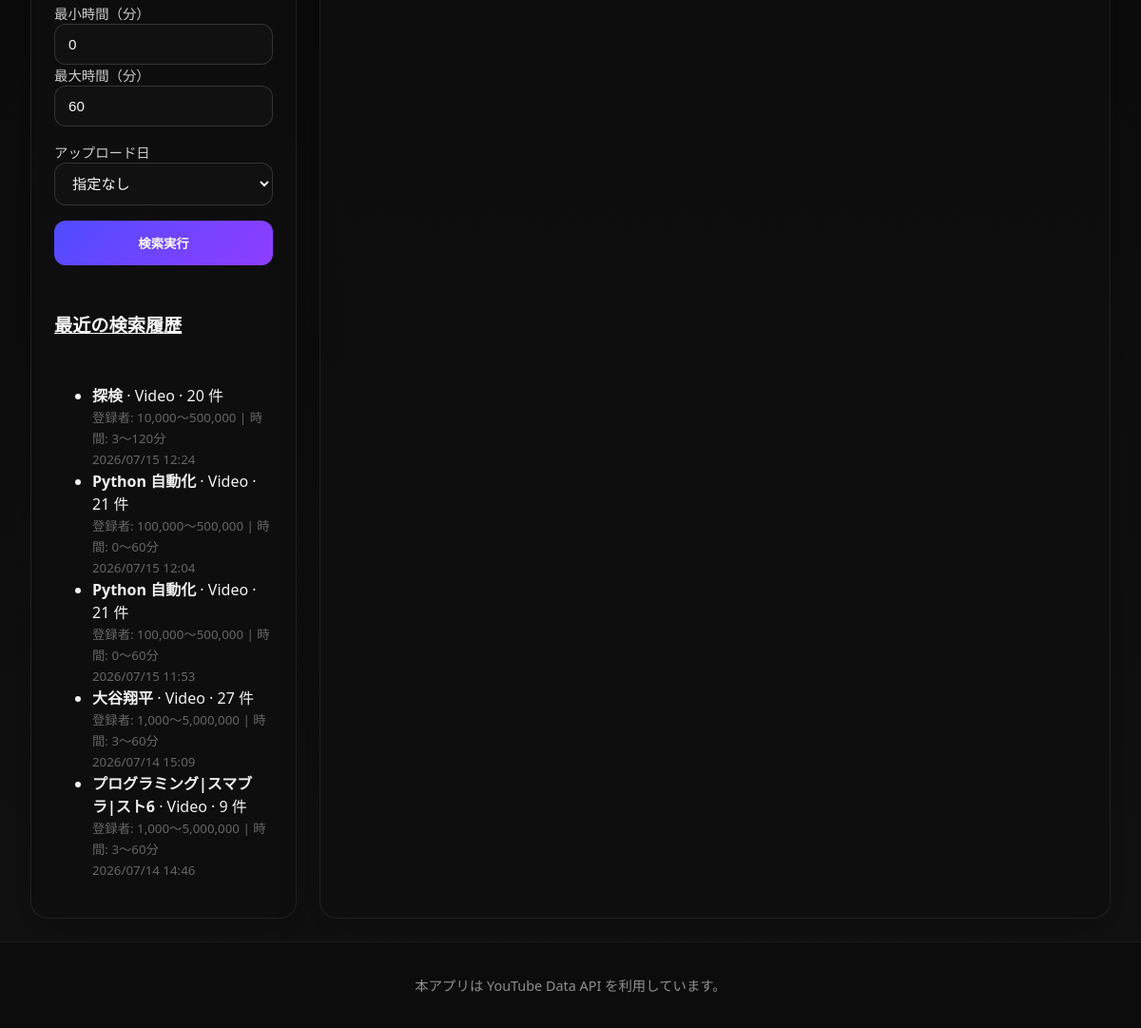
/ (lower part), run on an earlier commit of the app's database.
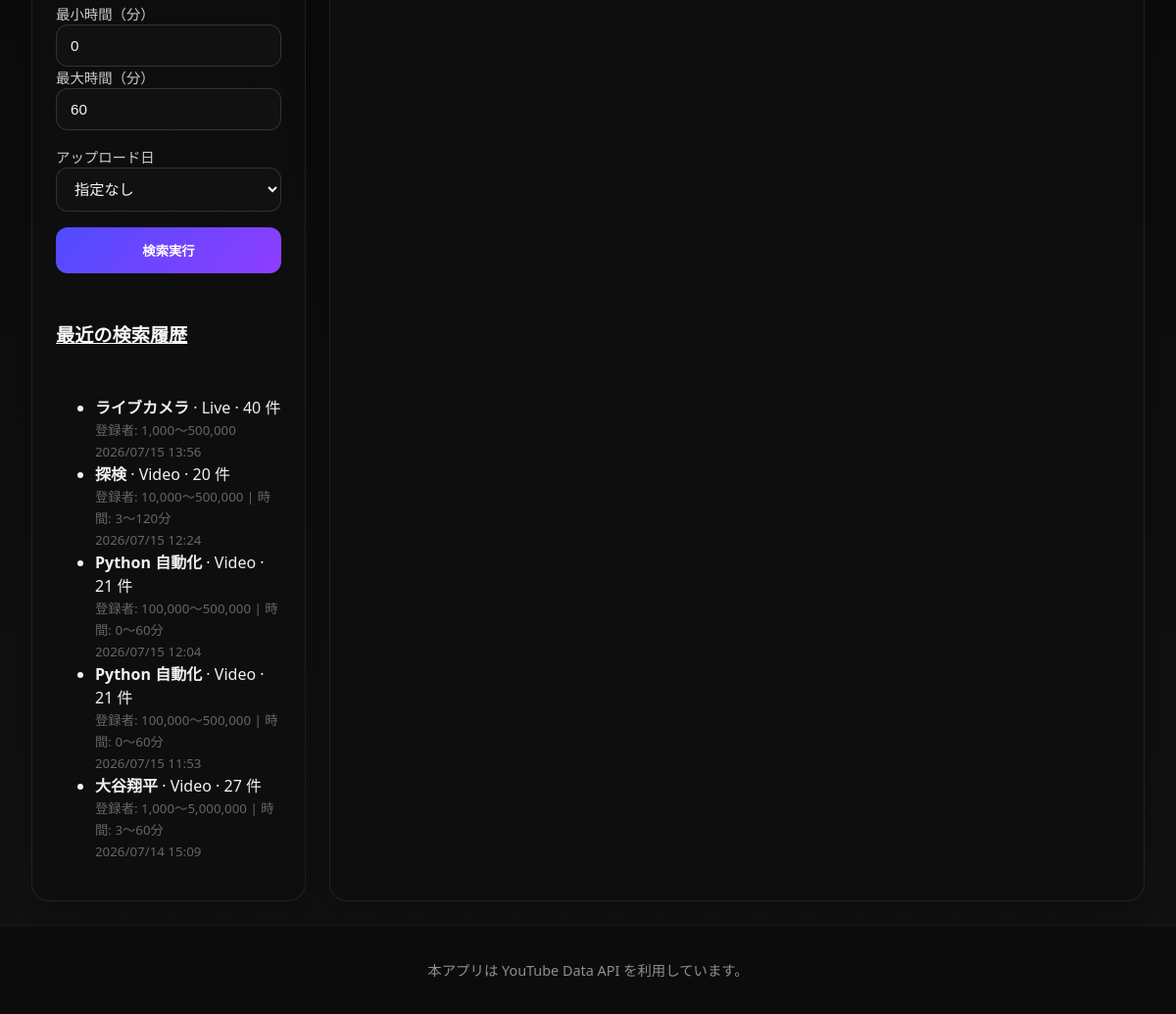
And on a later commit of the database.
### youtube_app/models.py (models this page shows, shortened)
class SearchHistory(models.Model):
    target = models.CharField(max_length=16, default='video')
    query = models.CharField(max_length=255)
    max_results = models.PositiveSmallIntegerField(default=50)
    order = models.CharField(max_length=32, default='viewCount')
    lower_threshold = models.PositiveIntegerField(default=100000)
    upper_threshold = models.PositiveIntegerField(default=500000)
    min_duration = models.PositiveIntegerField(default=0)
    max_duration = models.PositiveIntegerField(default=60)
    date_option = models.CharField(max_length=16, default='none')
    results_count = models.PositiveIntegerField(default=0)
    created_at = models.DateTimeField(auto_now_add=True)
    class Meta:
        ordering = ['-created_at']

### youtube_app/views.py (the view, shortened to what this page needs)
# urls.py: path('', views.search_view, name='search'),
def search_view(request):
    context = get_query_parameters(request)
    context['base_query_string'] = build_query_string_without_select(request)
    context['is_video_mode'] = context['target'] == 'video'
    context['results'] = []
    context['error_message'] = ''
    context['recent_history'] = SearchHistory.objects.all()[:5]
    return render(request, 'youtube_app/search.html', context)

### youtube_app/views.py (called while the page is built)
def get_query_parameters(request: HttpRequest) -> dict:
    return {
        'target': request.GET.get('target', 'video'),
        'query': request.GET.get('query', 'Python 自動化'),
        'max_results': int(request.GET.get('max_results', 50) or 50),
        'order': request.GET.get('order', 'viewCount'),
        'lower_threshold': int(request.GET.get('lower_threshold', 100000) or 100000),
        'upper_threshold': int(request.GET.get('upper_threshold', 500000) or 500000),
        'min_duration': int(request.GET.get('min_duration', 0) or 0),
        'max_duration': int(request.GET.get('max_duration', 60) or 60),
        'date_option': request.GET.get('date_option', 'none'),
        'selected_video_id': request.GET.get('select', ''),
    }

def build_query_string_without_select(request):
    params = request.GET.copy()
    params.pop('select', None)
    return params.urlencode()

### youtube_app/templates/youtube_app/search.html (shortened to what this page needs)
{% load static humanize %}
<!DOCTYPE html>
<html lang="ja">
<head>
    <link rel="stylesheet" href="{% static 'youtube_app/style.css' %}">
</head>
<body>
    <div class="page-shell">
        <main class="layout-grid">
            <section class="panel sidebar-panel">
                <div class="panel-card">
                    <form method="get" class="search-form">
                        <div class="field-group columns-2 video-filter">
                            <div>
                                <label for="min_duration">最小時間（分）</label>
                                <input id="min_duration" name="min_duration" type="number" min="0" value="{{ min_duration }}">
                            </div>
                            <div>
                                <label for="max_duration">最大時間（分）</label>
                                <input id="max_duration" name="max_duration" type="number" min="0" value="{{ max_duration }}">
                            </div>
                        </div>
                        <div class="field-group video-filter">
                            <label for="date_option">アップロード日</label>
                            <select id="date_option" name="date_option">
                                <option value="none" {% if date_option == 'none' %}selected{% endif %}>指定なし</option>
                            </select>
                        </div>
                        <div class="actions">
                            <button type="submit" class="primary-button">検索実行</button>
                        </div>
                    </form>
                </div>
                <div class="panel-card history-panel">
                    <h2><a href="{% url 'youtube_app:history' %}" style="color: inherit; text-decoration: underline;">最近の検索履歴</a></h2>
                    {% if recent_history %}
                        <ul class="history-list">
                            {% for history in recent_history %}
                                <li>
                                    <strong>{{ history.query }}</strong> · {{ history.target|title }} · {{ history.results_count }} 件<br>
                                    <small style="color: #666;">
                                        登録者: {{ history.lower_threshold|intcomma }}〜{{ history.upper_threshold|intcomma }}
                                        {% if history.target == 'video' %}| 時間: {{ history.min_duration }}〜{{ history.max_duration }}分{% endif %}<br>
                                        {{ history.created_at|date:'Y/m/d H:i' }}
                                    </small>
                                </li>
                            {% endfor %}
                        </ul>
                    {% else %}
                        <div class="message info">検索履歴はまだありません。</div>
                    {% endif %}
                </div>
            </section>
            <section class="panel results-panel">
            </section>
        </main>
        <footer class="app-footer">
            <p>本アプリは YouTube Data API を利用しています。</p>
        </footer>
    </div>
</body>
</html>

### youtube_app/static/youtube_app/style.css (style rules this page uses)
:root { color-scheme: dark; color: #f5f5f5; background: #040404; font-family: 'Segoe UI', 'Helvetica Neue', Arial, 'Noto Sans JP', sans-serif; }
* { box-sizing: border-box; }
body { margin: 0; min-height: 100vh; background: linear-gradient(180deg, #070707 0%, #121212 100%); color: #f1f1f1; }
.page-shell { display: flex; flex-direction: column; min-height: 100vh; }
.layout-grid { display: grid; gap: 24px; padding: 24px 32px; grid-template-columns: 280px minmax(0, 1fr); flex: 1; }
.panel { background: rgba(15, 15, 15, 0.92); border: 1px solid rgba(255, 255, 255, 0.08); border-radius: 18px; box-shadow: 0 16px 45px rgba(0, 0, 0, 0.25); }
.results-panel { min-height: auto; }
.panel-card { padding: 24px; }
.sidebar-panel .panel-card { display: flex; flex-direction: column; gap: 16px; }
.panel h2 { margin: 0 0 16px; font-size: 1.2rem; color: #f8f8f8; }
.field-group { display: flex; flex-direction: column; gap: 8px; margin-bottom: 16px; }
.field-group label { color: #ccc; font-size: 0.9rem; }
.field-group input, .field-group select { border: 1px solid rgba(255, 255, 255, 0.14); border-radius: 12px; background: #111; color: #f5f5f5; padding: 12px 14px; font-size: 0.95rem; width: 100%; min-width: 0; }
.field-group input::placeholder { color: #6d6d6d; }
.columns-2, .range-inputs, .field-group { min-width: 0; }
.columns-2 { display: grid; gap: 12px; grid-template-columns: 1fr 1fr; }
.actions { display: flex; justify-content: stretch; min-width: 0; }
.primary-button { width: 100%; border: none; border-radius: 12px; padding: 14px 18px; background: linear-gradient(135deg, #4f4cff, #8f3dff); color: #fff; font-weight: 700; cursor: pointer; transition: transform 0.2s ease, box-shadow 0.2s ease; }
.app-footer { padding: 20px 32px; text-align: center; color: #8f8f8f; font-size: 0.9rem; background: #0c0c0c; border-top: 1px solid rgba(255, 255, 255, 0.06); }

What changed in the data, as far as the page shows it:
no longer on this page (row unchanged): SearchHistory: query "プログラミング|スマブラ|スト6", target "Video", results_count "9", lower_threshold "1,000", upper_threshold "5,000,000", min_duration "3", max_duration "60", created_at "2026/07/14 14:46"
added SearchHistory: query "ライブカメラ", target "Live", results_count "40", lower_threshold "1,000", upper_threshold "500,000", created_at "2026/07/15 13:56"
